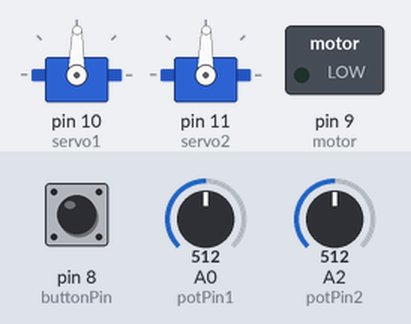
This sketch was run on a simulated Arduino Uno, built with avr-gcc and run on an emulated ATmega328P. Shown: 2 × servo, switched loads named in the sketch (green lamp = pin HIGH). Inputs (shaded band) come from the test bench; at power-on: A0 (potPin1) = 512, A2 (potPin2) = 512, pin 8 (buttonPin) HIGH.

Above: at 1.2 s.
1.3 s: A0 (potPin1) set to 716
At 1.9 s:
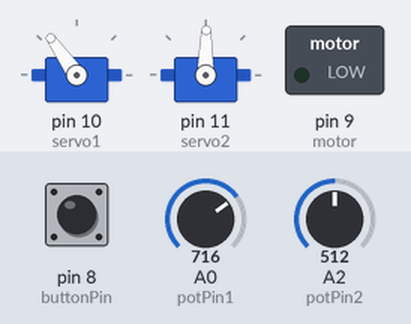
2.8 s: A2 (potPin2) set to 716
At 3.1 s:
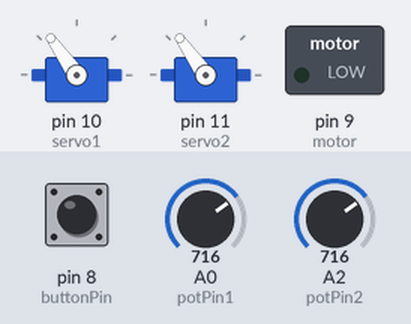
4.3 s: pin 8 (buttonPin) pulled LOW for 0.15 s
At 5.1 s:
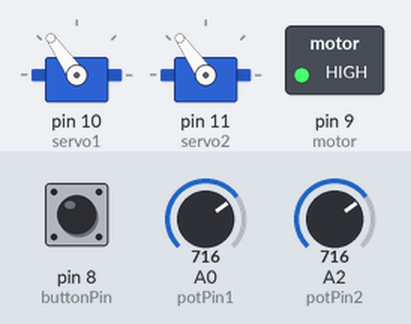
6.0 s: A0 (potPin1) set to 900
At 6.9 s:
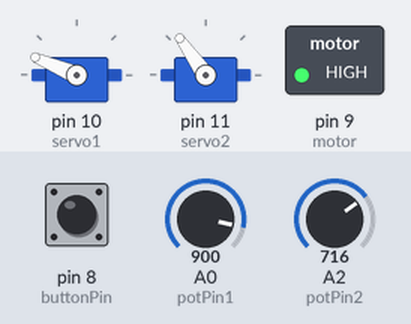
7.5 s: A2 (potPin2) set to 900
At 8.1 s:
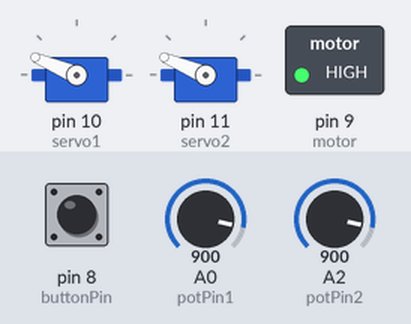
9.0 s: pin 8 (buttonPin) pulled LOW for 1 s
At 10.8 s:
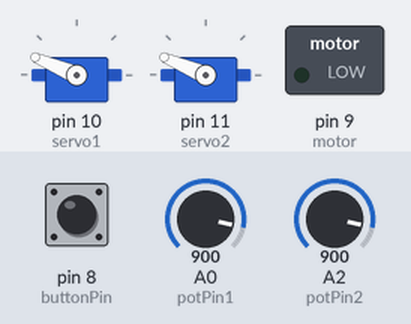
Timing chart, 0 to 12.3 s (numbered marks = the images above; inputs shaded):
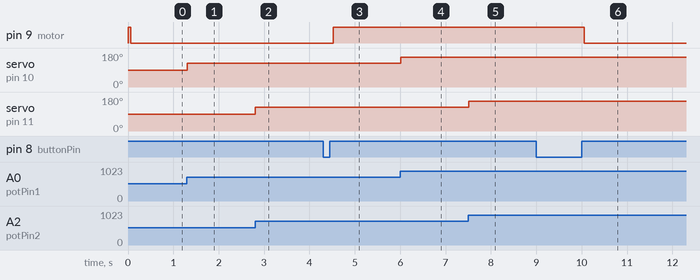

Measured:
- after the input at 1.3 s, servo on pin 10 (servo1): 89° → 125° at once
- after the input at 2.8 s, servo on pin 11 (servo2): 89° → 125° at once
- after the input at 4.3 s, pin 9 (motor): LOW → HIGH after 0.22 s
- after the input at 6.0 s, servo on pin 10 (servo1): 125° → 157° at once
- after the input at 7.5 s, servo on pin 11 (servo2): 125° → 157° at once
- after the input at 9.0 s, pin 9 (motor): HIGH → LOW after 1.1 s

The sketch:

HOG_final1.ino
```cpp
//HOG

#include <Servo.h> //an arduino library for servo's

//declare 2 servo motors with a name
Servo servo1;
Servo servo2;

//declare 2 potentiometers to the arduino
int potPin1 = A0;
int potPin2 = A2;

int buttonPin = 8; //declare a button to the arduino
int motor = 9; //declare the DC motor to the arduino

int motorState = HIGH; //declare a variable for the motor
int buttonState;
int lastButtonState; //a variable that remembers the previous state of the button, this helps in the debouncing

//declare variables to put the potentiometers value in
int val1;
int val2;

//declare variables for the debouncing process
long lastDebounceTime = 0;
long debounceDelay = 50;

void setup(){
  //connecting the servo's to the arduino
  servo1.attach(10);
  servo2.attach(11);

  pinMode(potPin1, INPUT);
  pinMode(potPin2, INPUT);
  pinMode(buttonPin, INPUT);

  pinMode(motor, OUTPUT);
  digitalWrite(motor, motorState); //the motor gets an initial value
}

void loop(){
  int reading = digitalRead(buttonPin); //the state of the button is put on an extra variable

  //debouncing process
  if(reading != lastButtonState){
    lastDebounceTime = millis();
  }
  if((millis() - lastDebounceTime) > debounceDelay){
    if(reading != buttonState){
      buttonState = reading;
      if(buttonState == HIGH){
        motorState = !motorState;
      }
    }
  }
  //the motor gets turned on or off
  digitalWrite(motor, motorState);
  lastButtonState = reading;

  //reading the value of the potmeters and mapping it in a value that the servo's can read
  val1 = analogRead(potPin1);
  val2 = analogRead(potPin2);
  val1 = map(val1, 0, 1023, 0, 179);
  val2 = map(val2, 0, 1023, 0, 179);

  //positioning the servo's
  servo1.write(val1);
  servo2.write(val2);
  delay(15);
}
```
